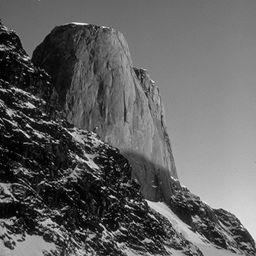
%> input picture HW2/group_2/train/0006_1_mountain.jpg, 256 x 256 px; its folder holds 4 pictures in this run
$ octave dataloder.m   (GNU Octave 9; MATLAB toolbox functions it lacks are replaced by stand-ins)
%> lines starting %> are read from the running program, lines starting %| are printed output that depends on the picture
clc
clear
% 128x128
% read training data
train_images_128 = [];
train_images_64 = [];
train_images_32 = [];
train_images_pca = [];
train_labels = [];
D = '../group_2/train/';
S = dir(fullfile(D,'*.jpg'));
for k = 1:numel(S)
    F = fullfile(D,S(k).name);
    I = imread(F);
%> I is the input picture: size 256x256 uint8; min 0, max 254, mean 96.4
    I_128 = imresize(I,0.5);
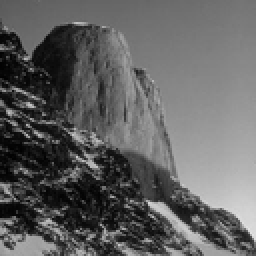
%> I_128: size 128x128 uint8 (shown 2 times larger); min 1, max 227, mean 96.4
    I_64 = imresize(I,0.25);
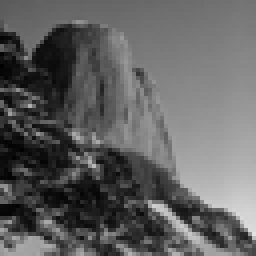
%> I_64: size 64x64 uint8 (shown 4 times larger); min 1, max 226, mean 96.4
    I_32 = imresize(I,0.125);
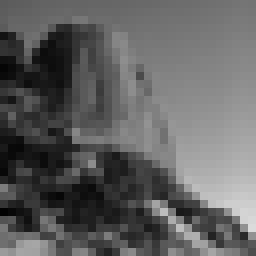
%> I_32: size 32x32 uint8 (shown 8 times larger); min 2, max 219, mean 96.4
    V = double(I(:));
    V_128 = double(I_128(:));
    V_64 = double(I_64(:));
%> V_64 = 4096 values, max 226 at index 4091, min 1 at index 17, mean 96.43
    V_32 = double(I_32(:));
%> V_32 = 1024 values, max 219 at index 1021, min 2 at index 27, mean 96.41
    train_images_pca = [train_images_pca,V];
    train_images_128 = [train_images_128,V_128];
    train_images_64 = [train_images_64,V_64];
%> train_images_64 has the same summary as V_64
    train_images_32 = [train_images_32,V_32];
%> train_images_32 has the same summary as V_32
    train_labels = [train_labels,str2double(S(k).name(6))];
end
%> pass 2 of the loop `for k = 1:numel(S)`:
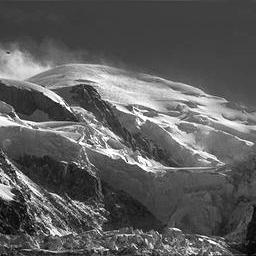
%> input picture HW2/group_2/train/0010_1_mountain.jpg, 256 x 256 px
%> I is the input picture: size 256x256 uint8; min 0, max 255, mean 93.5
%> `I_64 = imresize(I,0.25);`:
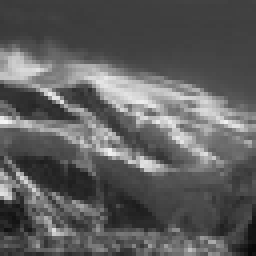
%> I_64: size 64x64 uint8 (shown 4 times larger); min 9, max 246, mean 93.5
%> `I_32 = imresize(I,0.125);`:
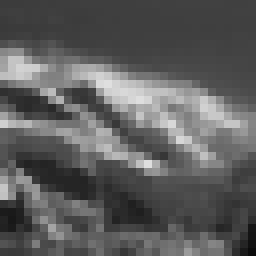
%> I_32: size 32x32 uint8 (shown 8 times larger); min 11, max 223, mean 93.6
%> V_64 = 4096 values, max 246 at index 95, min 9 at index 4032, mean 93.53
%> V_32 = 1024 values, max 223 at index 427, min 11 at index 1024, mean 93.58
%> train_images_32 = 1024 rows, first 12: [91 60; 93 62; 95 59; 91 58; 18 60; 49 78; 51 135; 16 159; 5 164; 10 190; 38 98; 55 48]
%> pass 3 of the loop `for k = 1:numel(S)`:
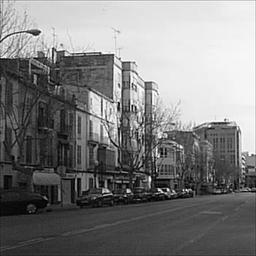
%> input picture HW2/group_2/train/0016_0_street.jpg, 256 x 256 px
%> I is the input picture: size 256x256 uint8; min 0, max 255, mean 126.1
%> `I_128 = imresize(I,0.5);`:
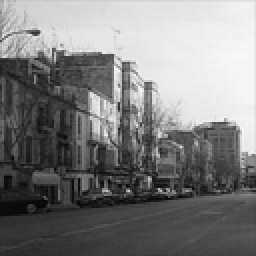
%> I_128: size 128x128 uint8 (shown 2 times larger); min 0, max 250, mean 126.1
%> `I_32 = imresize(I,0.125);`:
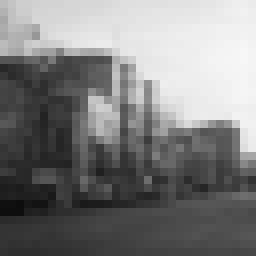
%> I_32: size 32x32 uint8 (shown 8 times larger); min 12, max 246, mean 126.1
%> V_64 = 4096 values, max 247 at index 3854, min 8 at index 373, mean 126.1
%> V_32 = 1024 values, max 246 at index 967, min 12 at index 90, mean 126.1
%> train_images_32 = 1024 rows, first 12: [91 60 188; 93 62 178; 95 59 167; 91 58 173; 18 60 167; 49 78 186; 51 135 182; 16 159 85; 5 164 40; 10 190 55; 38 98 69; 55 48 67]
%> the loop made 4 passes; the first 3 are shown
% read validation data
val_images_128 = [];
%> val_images_128 = []
val_images_64 = [];
val_images_32  = [];
val_images_pca = [];
val_labels = [];
D = '../group_2/val/';
S = dir(fullfile(D,'*.jpg'));
for k = 1:numel(S)
    F = fullfile(D,S(k).name);
    I = imread(F);
    I_128 = imresize(I,0.5);
    I_64 = imresize(I,0.25);
    I_32 = imresize(I,0.125);
    V = double(I(:));
    V_128 = double(I_128(:));
    V_64 = double(I_64(:));
    V_32 = double(I_32(:));
    val_images_pca = [val_images_pca,V];
    val_images_128 = [val_images_128,V_128];
    val_images_64 = [val_images_64,V_64];
    val_images_32 = [val_images_32,V_32];
    val_labels= [val_labels,str2double(S(k).name(6))];
end

% PCA
[coeff,~,latent] = pca(train_images_pca');
sum_latent = sum(latent);
temp = 0;
for i = 1:499
    temp = temp + latent(i);
    if temp/sum_latent >= 0.95
        break
    end
end
train_images_pca = coeff(:,1:i)'*train_images_pca;
%> (the run ends here)
